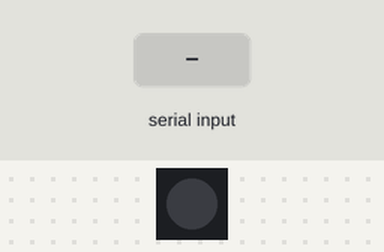
The sketch below on a simulated Arduino Uno, built with avr-gcc and run on an emulated ATmega328P. Parts: 1 RGB LEDs in strip order, left to right. The inputs (shaded band) are chosen by the test bench. Dim RGB values are drawn brighter than linear; what the sketch prints to the serial monitor is not drawn.

Above: at 0.15 s.
At 1.2 s:
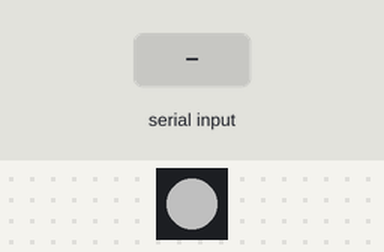
1.3 s: "u\n" received over Serial
4.3 s: "d\n" received over Serial
Timing chart, 0 to 16.3 s (numbered marks = the images above; inputs shaded):
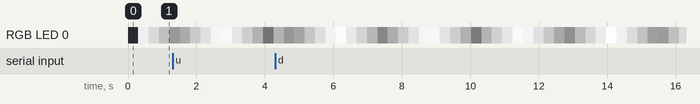

The sketch:

led_bouncer_with_serialcontrol.ino
```cpp
/*

This example fades a LED up and down, but having a serial connection
and pressing 'u' or 'd' will disrupt the fading.

*/

#include <Adafruit_NeoPixel.h>

String inputString = "";
boolean stringComplete = false;

// Parameter 1 = number of pixels in strip
// Parameter 2 = pin number (most are valid)
// Parameter 3 = pixel type flags, add together as needed:
//   NEO_RGB     Pixels are wired for RGB bitstream
//   NEO_GRB     Pixels are wired for GRB bitstream
//   NEO_KHZ400  400 KHz bitstream (e.g. FLORA pixels)
//   NEO_KHZ800  800 KHz bitstream (e.g. High Density LED strip)

#define PIN 13
#define NUM_LEDS       1
#define STRING_LEN_MAX  (NUM_LEDS * 3 + 10) // 3 bytes per pixel plus some extra

Adafruit_NeoPixel ambilightstrip = Adafruit_NeoPixel(1, PIN, NEO_GRB + NEO_KHZ800);

void setup() {
  // initialize serial:
  Serial.begin(115200);
  // reserve 200 bytes for the inputString:
  inputString.reserve(STRING_LEN_MAX);
  ambilightstrip.begin();
  ambilightstrip.show(); // Initialize all pixels to 'off'
}

// control the LED over serial port: type 'u' or 'd' to go up/down.
// The LED does this automatically but the loop can be disrupted this way.
void loop() {
  static uint8_t r,g,b;
  static int going_up = 0;
  if(stringComplete) {
    // do something with the serial data, i.e. parse it to get the RGB values for the LED strips
    Serial.println(inputString);
    if(inputString[0] == 'u') {
      going_up = 1;
    } else if(inputString[0] == 'd') {
      going_up = 0;
    }

    inputString = "";
    stringComplete = false;
  }

  for(int i=0; i< ambilightstrip.numPixels(); i++) {
    ambilightstrip.setPixelColor(i, ambilightstrip.Color(r, g, b));
  }

  if(going_up) {
    r++;
    g++;
    b++;
    if(r == 0xff) {
      going_up = 0;
    }
  } else {
    r--;
    g--;
    b--;
    if(r == 0) {
      going_up = 1;
    }
  }

  ambilightstrip.show();
  delay(5);
}


/*  SerialEvent occurs whenever a new data comes in the
 hardware serial RX.  */
void serialEvent() {
  while (Serial.available()) {
    char inChar = (char)Serial.read();
    inputString += inChar;
    // if the incoming character is a newline, set a flag
    // so the main loop can do something about it:
    if (inChar == '\n') {
      stringComplete = true;
    }
  }
}
```
